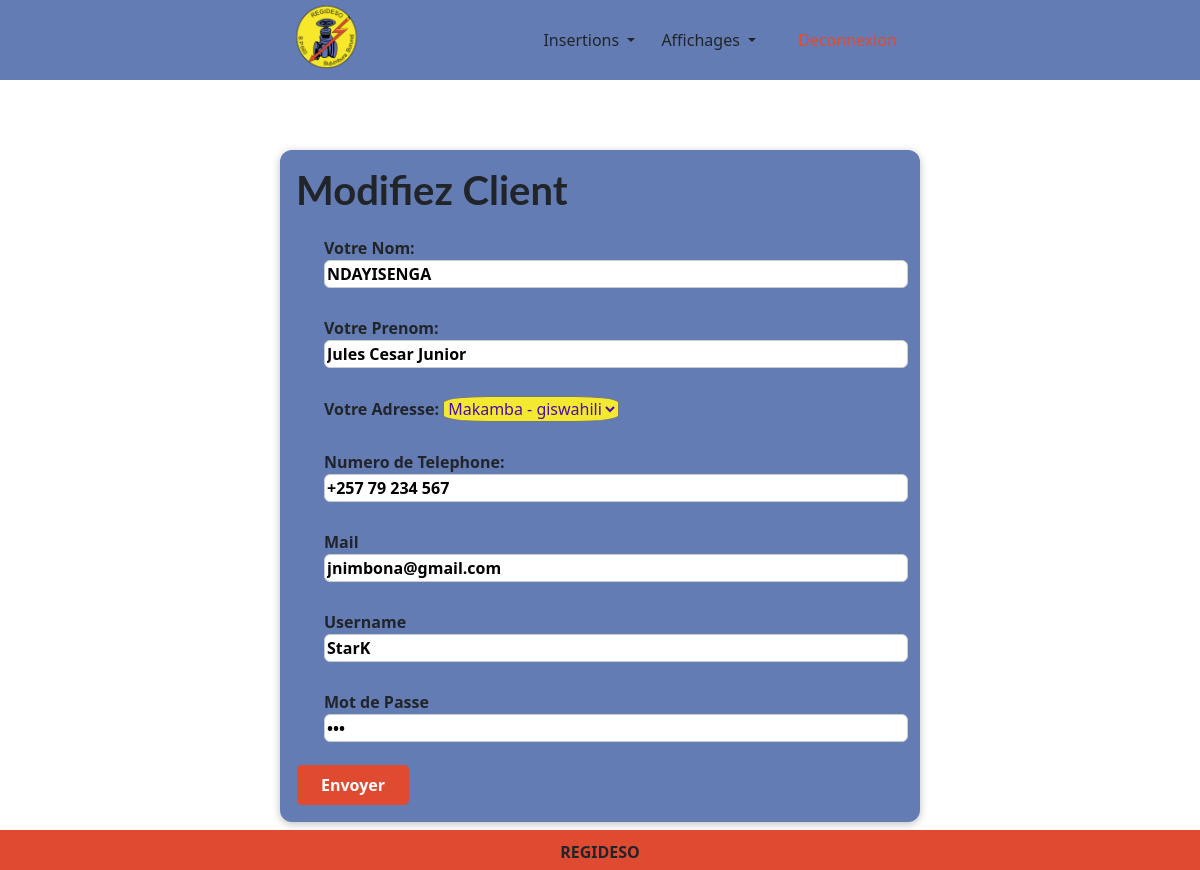
Page /User/super_user/modif_client.php?mod=2 on the committed database.
### tables this page shows
create table Client(id_client int(5) primary key auto_increment,nom varchar(25),prenom varchar(25),adresse int(5),telephone varchar(25),email varchar(25),username varchar(25),password varchar(25));

### User/super_user/modif_client.php (the view, shortened to what this page needs)
<?php
        include "Connexion.php";
         include "Header1.php";
        $modClient = $bdd->query("Select * from Client as cl join Adresse as ad on cl.adresse  = ad.id_adr where id_client=".$_GET['mod']);
        $dataRecup = $modClient->fetch();
        ?>
<!DOCTYPE html>
<html lang="en">
<head>
</head>
<body>
    <section id="comment-form">
        <h1>Modifiez Client</h1>
        <form action="" method="POST">
            <div class="form-control">
                <label for="name">
                    Votre Nom:
                    <input type="text" value="<?php echo $dataRecup["nom"]; ?>" name="name" id="name" require autofocus pattern="[A-Za-zÀ-ÿ\s]{2,20}">
                </label>
            </div>
            <div class="form-control">
                <label for="pname">
                    Votre Prenom:
                    <input type="text" value="<?php echo $dataRecup["prenom"]; ?>" name="pname" id="pname" require pattern="[A-Za-zÀ-ÿ\s]{2,20}">
                </label>
            </div>
            <div class="form-control">
                <label for="adress">
                    Votre Adresse:
                    <select name="adress" id="adress">
                        <?php
                            $affichageAdress = $bdd->query("Select * from Adresse");
                            while($dataAdress = $affichageAdress->fetch()){
                        ?>
                            <option value=" <?php echo $dataAdress["id_adr"]; ?> " <?php echo($dataAdress["id_adr"] == $_GET['mod']) ? "selected" : ''; ?>>
                                <?php echo $dataAdress["commune"]." - ".$dataAdress["quartier"]; ?>
                            </option>
                        <?php } ?>
                    </select>
                </label>
            </div>
            <div class="form-control">
                <label for="tel">
                    Numero de Telephone:
                    <input type="tel" value="<?php echo $dataRecup["telephone"]; ?>" name="tel" id="tel" require pattern="\+[0-9]*">
                </label>
            </div>
            <div class="form-control">
                <label for="mail">
                    Mail
                    <input type="email" value="<?php echo $dataRecup["email"]; ?>" name="mail" id="mail" require>
                </label>
            </div>
            <div class="form-control">
                <label for="username">
                    Username
                    <input type="text" value="<?php echo $dataRecup["username"]; ?>" name="username" id="username" require pattern="^[a-zA-Z0-9_]{3,20}$">
                </label>
            </div>
            <div class="form-control">
                <label for="pswd">
                    Mot de Passe
                    <input type="password" value="<?php echo $dataRecup["password"]; ?>" name="pswd" id="pswd" require pattern="(?=.*[1-9]).{3,}">
                </label>
            </div>
                <button type="submit" name="valider">Envoyer</button>
        </form>
    </section>
</body>
</html>

### User/super_user/styles/styles.css (style rules this page uses)
* { box-sizing: border-box; }
html { font-family: 'Open Sans', 'Lato', sans-serif; }
body { margin: 0; font-weight: bold; }
h1, h2, h3 { font-family: 'Lato', sans-serif; font-weight: bold; }
#comment-form { margin: 3rem auto; width: 90%; max-width: 40rem; border-radius: 12px; background-color: #647CB4; box-shadow: 0 2px 8px rgba(0, 0, 0, 0.25); padding: 1rem; margin-top: 150px; }
#comment-form button { font: inherit; background-color: #DF4B31; color: white; border: 1px solid #647CB4; padding: 0.5rem 1.5rem; border-radius: 6px; cursor: pointer; }
select { background-color: #f3e930; color: #4f0ba7; border-radius: 25%; }
.form-control { background-color: #647CB4; border: none; margin: 1em; }
.form-control label { font-weight: bold; display: block; }
.form-control input, .form-control textarea { display: block; width: 100%; font: inherit; border-radius: 6px; border: 1px solid #ccc; }

### rows in the picture
client: name "NDAYISENGA", pname "Jules Cesar Junior", tel "+257 79 234 567", mail "jnimbona@gmail.com", username "StarK"

### other values in the picture
form field adress "Makamba - giswahili"
